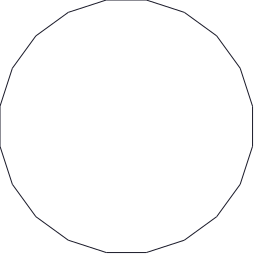

Here is the Python script that generated this plot:
from Turtle import Turtle
import math

turtle = Turtle('a_polygon')

n = 20
dist = 800 / n

for i in range(n):
    turtle.right(360/n)
    turtle.forward(dist)

turtle.save()
